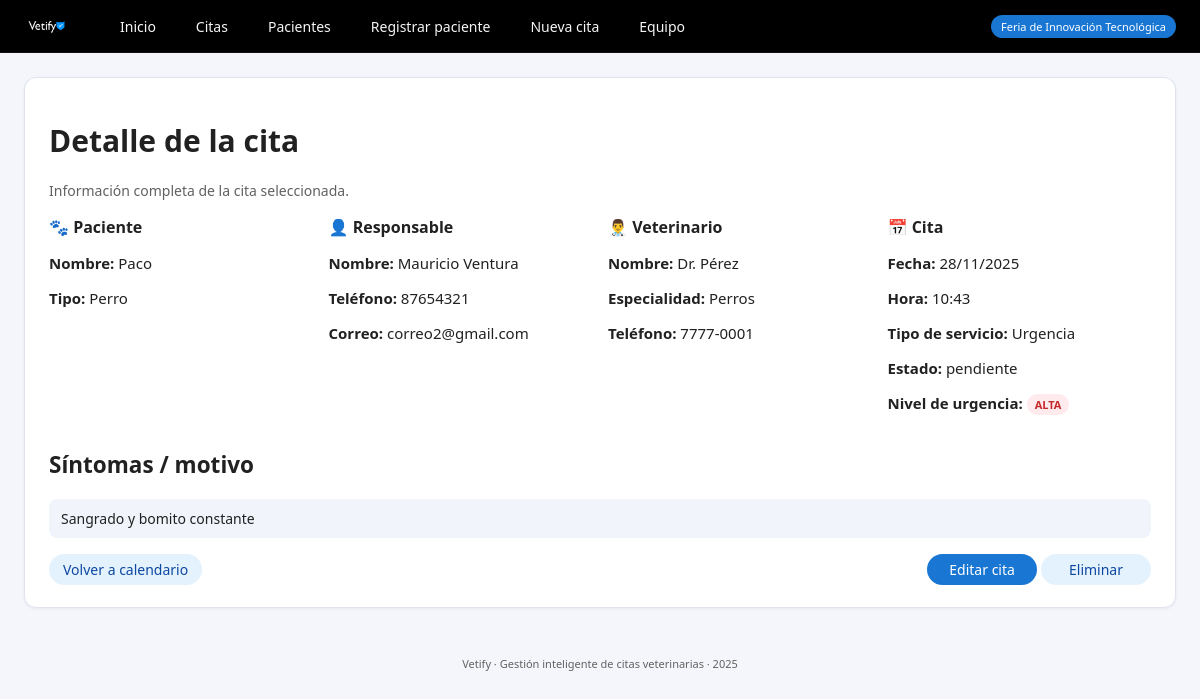
The app's page /cita/2, older data.
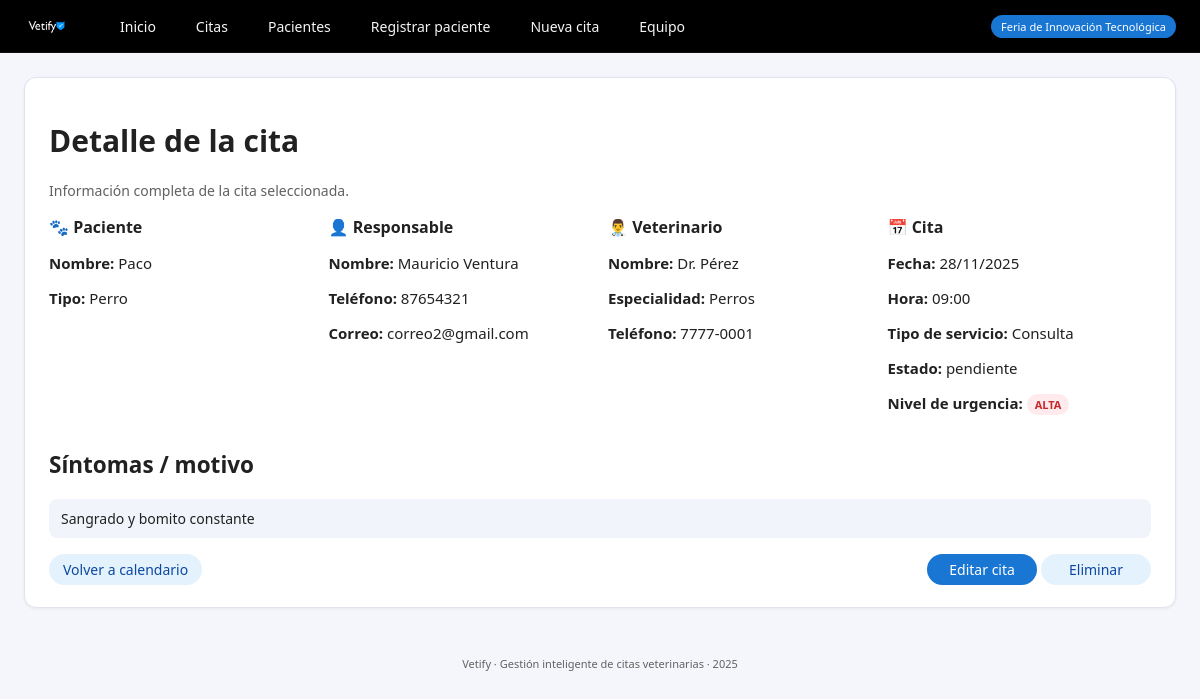
The same page, newer data.
### tables this page shows
CREATE TABLE citas (
        id INTEGER PRIMARY KEY AUTOINCREMENT,
        mascota_id INTEGER NOT NULL,
        vet_id INTEGER NOT NULL,
        fecha_hora TEXT NOT NULL,
        tipo_servicio TEXT NOT NULL,
        sintomas TEXT,
        urgencia TEXT,
        estado TEXT NOT NULL DEFAULT 'pendiente',
        FOREIGN KEY (mascota_id) REFERENCES mascotas(id),
        FOREIGN KEY (vet_id) REFERENCES veterinarios(id)
    );

### app.py (the view)
@app.route("/cita/<int:cita_id>")
def cita_detalle(cita_id: int):
    cita = obtener_cita_por_id(cita_id)
    if not cita:
        flash("La cita seleccionada no existe.", "error")
        return redirect(url_for("citas"))
    return render_template("cita_detalle.html", cita=cita)

### db.py (called while the page is built)
def get_connection():
    conn = sqlite3.connect(DB_NAME)
    conn.row_factory = sqlite3.Row  # acceder por nombre de columna
    return conn

### services.py (called while the page is built)
def obtener_cita_por_id(cita_id: int):
    conn = get_connection()
    cur = conn.cursor()
    cur.execute("""
        SELECT c.id,
               c.fecha_hora,
               c.tipo_servicio,
               c.urgencia,
               c.sintomas,
               c.estado,
               m.nombre AS mascota,
               m.tipo   AS tipo_mascota,
               d.nombre AS dueno,
               d.telefono AS dueno_telefono,
               d.correo   AS dueno_correo,
               v.nombre   AS vet,
               v.especialidad AS vet_especialidad,
               v.telefono     AS vet_telefono
        FROM citas c
        JOIN mascotas m ON c.mascota_id = m.id
        JOIN duenos d   ON m.dueno_id = d.id
        JOIN veterinarios v ON c.vet_id = v.id
        WHERE c.id = ?;
    """, (cita_id,))
    fila = cur.fetchone()
    conn.close()
    return fila

### templates/cita_detalle.html (shortened to what this page needs)
{% extends "base.html" %}
{% block content %}
<div class="card">
    <h1>Detalle de la cita</h1>
    <p class="form-sub">
        Información completa de la cita seleccionada.
    </p>
    <div class="detalle-grid">
        <section>
            <h2>🐾 Paciente</h2>
            <p><strong>Nombre:</strong> {{ cita['mascota'] }}</p>
            <p><strong>Tipo:</strong> {{ cita['tipo_mascota'] }}</p>
        </section>
        <section>
            <h2>👤 Responsable</h2>
            <p><strong>Nombre:</strong> {{ cita['dueno'] }}</p>
            <p><strong>Teléfono:</strong> {{ cita['dueno_telefono'] }}</p>
            <p><strong>Correo:</strong> {{ cita['dueno_correo'] }}</p>
        </section>
        <section>
            <h2>👨‍⚕️ Veterinario</h2>
            <p><strong>Nombre:</strong> {{ cita['vet'] }}</p>
            <p><strong>Especialidad:</strong> {{ cita['vet_especialidad'] }}</p>
            <p><strong>Teléfono:</strong> {{ cita['vet_telefono'] }}</p>
        </section>
        <section>
            <h2>📅 Cita</h2>
            {% set dt = cita['fecha_hora'] %}
            <p><strong>Fecha:</strong> {{ dt[8:10] }}/{{ dt[5:7] }}/{{ dt[0:4] }}</p>
            <p><strong>Hora:</strong> {{ dt[11:16] }}</p>
            <p><strong>Tipo de servicio:</strong> {{ cita['tipo_servicio'] }}</p>
            <p><strong>Estado:</strong> {{ cita['estado'] }}</p>
            <p>
                <strong>Nivel de urgencia:</strong>
                {% set urg = (cita['urgencia'] or '').lower() %}
                {% if urg == 'alta' %}
                    <span class="urg-tag urg-alta">ALTA</span>
                {% elif urg == 'media' %}
                    <span class="urg-tag urg-media">MEDIA</span>
                {% elif urg == 'baja' %}
                    <span class="urg-tag urg-baja">BAJA</span>
                {% else %}
                    <span class="urg-tag">N/A</span>
                {% endif %}
            </p>
        </section>
    </div>
    <div class="detalle-sintomas">
        <h2>Síntomas / motivo</h2>
        <div class="texto-sintomas">
            {% if cita['sintomas'] %}
                {{ cita['sintomas'] }}
            {% else %}
                <span class="symptoms-empty">Sin descripción registrada.</span>
            {% endif %}
        </div>
    </div>
    <div class="form-actions" style="margin-top: 16px; justify-content: space-between;">
        <div>
            <a href="{{ url_for('citas') }}" class="btn btn-secondary">Volver a calendario</a>
        </div>
        <div>
            <a href="{{ url_for('cita_editar', cita_id=cita['id']) }}" class="btn btn-primary">Editar cita</a>
            <form action="{{ url_for('cita_eliminar', cita_id=cita['id']) }}"
                  method="post"
                  style="display:inline;"
                  onsubmit="return confirm('¿Seguro que deseas eliminar esta cita?');">
                <button type="submit" class="btn btn-secondary">Eliminar</button>
            </form>
        </div>
    </div>
</div>
{% endblock %}

Row changes from the older to the newer data that the page shows:
changed citas "pendiente": fecha_hora "10:43" → "09:00"; tipo_servicio "Urgencia" → "Consulta"
